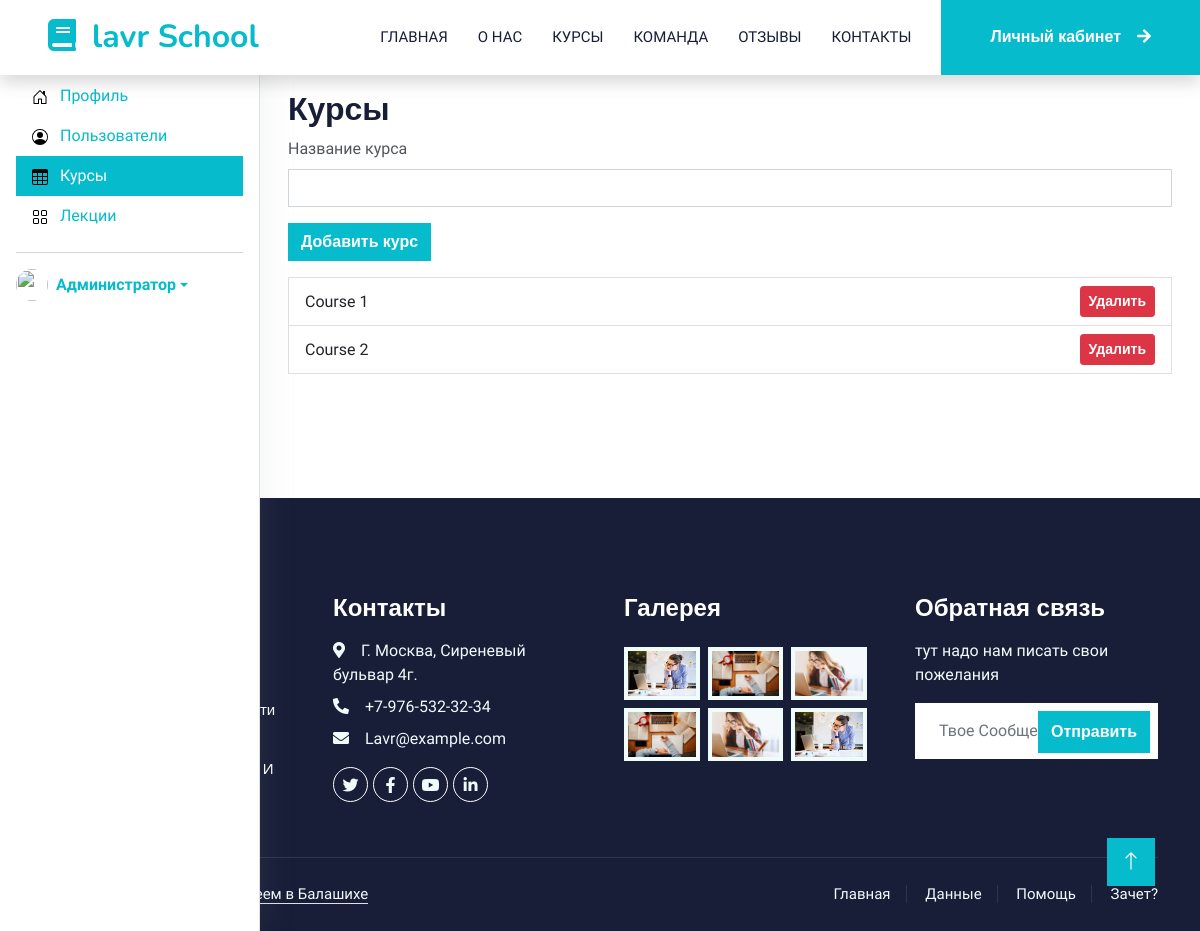
/client/?page=courses (signed in), run on an earlier commit of the app's database.
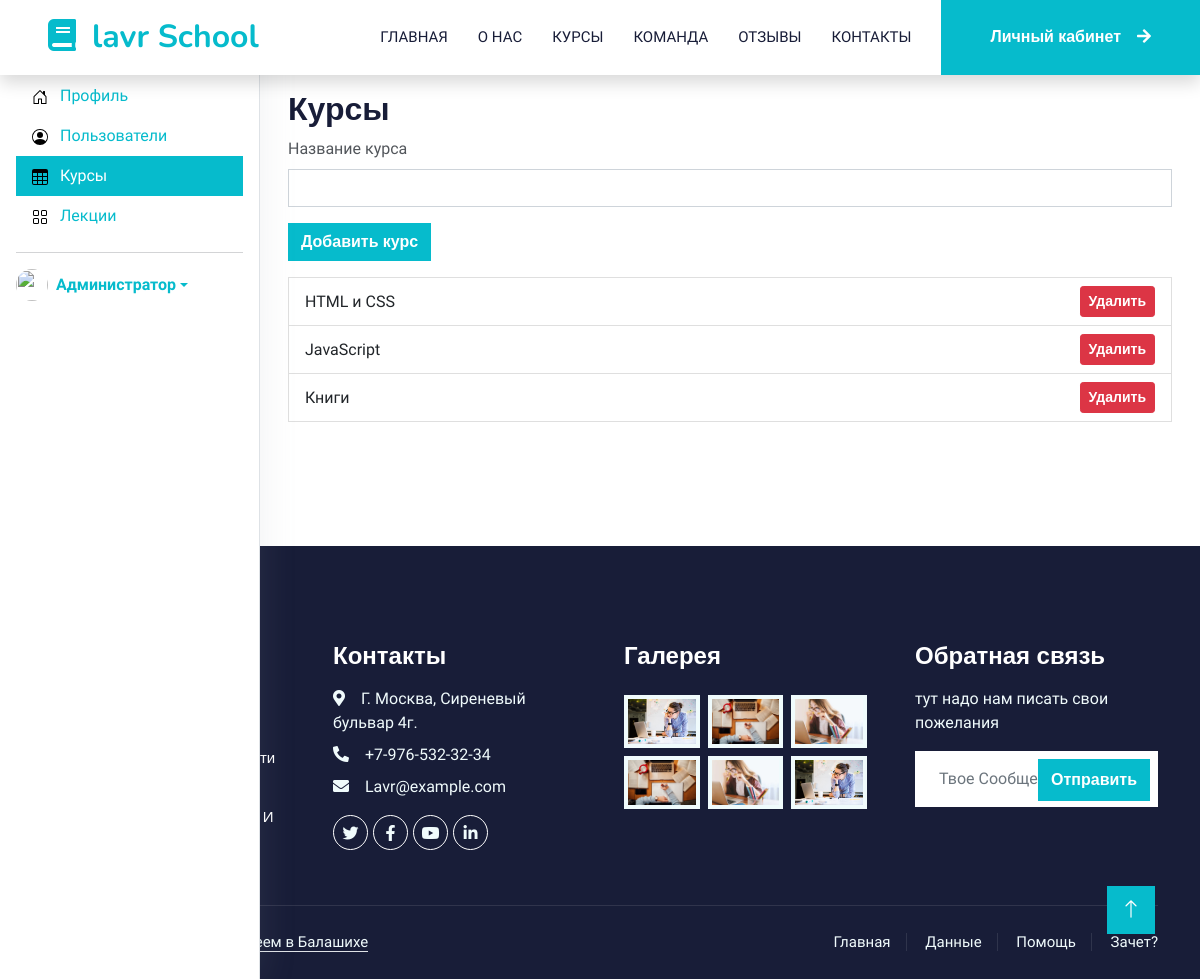
And on a later commit of the database.
### tables this page shows
CREATE TABLE IF NOT EXISTS courses (
	id INT AUTO_INCREMENT PRIMARY KEY,
	name VARCHAR(255) NOT NULL
);

### client/courses.php (the view, shortened to what this page needs)
<?php
require_once '../db.php';
$courses = $pdo->query('SELECT * FROM courses')->fetchAll();
?>
<h2>Курсы</h2>
<form id="addCourseForm" class="mb-3">
	<div class="mb-3">
		<label for="name" class="form-label">Название курса</label>
		<input type="text" class="form-control" id="name" name="name" required>
	</div>
	<button type="submit" class="btn btn-primary">Добавить курс</button>
</form>
<ul class="list-group" id="coursesList">
	<?php foreach ($courses as $course): ?>
		<li class="list-group-item d-flex justify-content-between align-items-center" data-id="<?php echo $course['id']; ?>">
			<?php echo htmlspecialchars($course['name']); ?>
			<button class="btn btn-danger btn-sm delete-course">Удалить</button>
		</li>
	<?php endforeach; ?>
</ul>

### header.php (shortened to what this page needs)
<?php
function isActive($url) {
    return $_SERVER['REQUEST_URI'] == $url ? 'active' : '';
}
?>
<!DOCTYPE html>
<html lang="ru">
<head>
    <link href="https://cdnjs.cloudflare.com/ajax/libs/font-awesome/5.10.0/css/all.min.css" rel="stylesheet">
    <link href="https://cdn.jsdelivr.net/npm/bootstrap-icons@1.4.1/font/bootstrap-icons.css" rel="stylesheet">
    <link href="/assets/lib/animate/animate.min.css" rel="stylesheet">
    <link href="/assets/lib/owlcarousel/assets/owl.carousel.min.css" rel="stylesheet">
    <link href="/assets/css/bootstrap.min.css" rel="stylesheet">
    <link href="/assets/css/style.css" rel="stylesheet">
</head>
<body>
    <nav class="navbar navbar-expand-lg bg-white navbar-light shadow sticky-top p-0">
        <a href="/" class="navbar-brand d-flex align-items-center px-4 px-lg-5">
            <h2 class="m-0 text-primary"><i class="fa fa-book me-3"></i>lavr School</h2>
        </a>
        <div class="collapse navbar-collapse" id="navbarCollapse">
            <div class="navbar-nav ms-auto p-4 p-lg-0">
                <a href="/" class="nav-item nav-link <?php echo isActive('/'); ?>">Главная</a>
                <a href="/about/" class="nav-item nav-link <?php echo isActive('/about/'); ?>">О нас</a>
                <a href="/courses/" class="nav-item nav-link <?php echo isActive('/courses/'); ?>">Курсы</a>
                <a href="/team/" class="nav-item nav-link <?php echo isActive('/team/'); ?>">Команда</a>
                <a href="/testimonial/" class="nav-item nav-link <?php echo isActive('/testimonial/'); ?>">Отзывы</a>
                <a href="/contact/" class="nav-item nav-link <?php echo isActive('/contact/'); ?>">Контакты</a>
            </div>
            <a href="/client/" class="btn btn-primary py-4 px-lg-5 d-none d-lg-block <?php echo isActive('/lk/'); ?>">Личный кабинет<i class="fa fa-arrow-right ms-3"></i></a>
        </div>
    </nav>
    <main>

### client/index.php (shortened to what this page needs)
<?php
include '../header.php';
if (!isset($_SESSION['user'])) : ?>
<div class="container-fluid bg-primary py-5 mb-5 page-header">
    <div class="container py-5">
        <div class="row justify-content-center">
            <div class="col-lg-10 text-center">
                <h1 class="display-3 text-white animated slideInDown">Личный кабинет</h1>
                <nav aria-label="breadcrumb">
                    <ol class="breadcrumb justify-content-center">
                        <li class="breadcrumb-item"><a class="text-white" href="/">Главная</a></li>
                        <li class="breadcrumb-item text-white active" aria-current="page">Личный кабинет</li>
                    </ol>
                </nav>
            </div>
        </div>
    </div>
</div>
<div class="container-xxl py-5">
    <div class="container">
        <div class="row g-4">
            <div class="col-md-6">
                <h3>Вход</h3>
                <form id="loginForm">
                    <div class="mb-3">
                        <label for="loginInput" class="form-label">Email или Логин</label>
                        <input type="text" class="form-control" id="loginInput" required>
                    </div>
                    <div class="mb-3">
                        <label for="loginPassword" class="form-label">Пароль</label>
                        <input type="password" class="form-control" id="loginPassword" required>
                    </div>
                    <button type="submit" class="btn btn-primary">Войти</button>
                    <div id="loginMessage" class="mt-3"></div>
                </form>
            </div>
            <div class="col-md-6">
                <h3>Регистрация</h3>
                <form id="registerForm">
                    <div class="mb-3">
                        <label for="registerName" class="form-label">Имя</label>
                        <input type="text" class="form-control" id="registerName" required>
                    </div>
                    <div class="mb-3">
                        <label for="registerEmail" class="form-label">Email</label>
                        <input type="email" class="form-control" id="registerEmail" required>
                    </div>
                    <div class="mb-3">
                        <label for="registerLogin" class="form-label">Логин</label>
                        <input type="text" class="form-control" id="registerLogin" required>
                    </div>
                    <div class="mb-3">
                        <label for="registerPassword" class="form-label">Пароль</label>
                        <input type="password" class="form-control" id="registerPassword" required>
                    </div>
                    <button type="submit" class="btn btn-primary">Зарегистрироваться</button>
                    <div id="registerMessage" class="mt-3"></div>
                </form>
            </div>
        </div>
    </div>
</div>
<? else :
    $user = $_SESSION['user'];
    include 'sidebar.php';
?>
<div class="content-page">
	<div class="content">
		<div class="container-fluid p-3">
        <?php
				$page = $_GET['page'] ?? 'profile';
				$admin_pages = ['users', 'courses'];
				if (in_array($page, $admin_pages) && $user['group'] != 1) {
					echo "У вас нет доступа к этой странице.";
				} else {
					include $page . '.php';
				}
			?>
		</div>
	</div>
</div>
<? endif; ?>
<?php include '../footer.php';?>

### client/sidebar.php (shortened to what this page needs)
<div class="leftside-menu menuitem-active">
	<div class="d-flex flex-column flex-shrink-0 p-3 bg-body-tertiary">
		<ul class="nav nav-pills flex-column mb-auto">
			<li class="nav-item">
				<a href="/client/" class="nav-link <?php echo isActive('/client/'); ?>" aria-current="page">
					<svg class="bi pe-none me-2" width="16" height="16"><use xlink:href="#home"></use></svg>
					Профиль
				</a>
			</li>
			<?php if ($user['group'] == 1):  ?>
				<li>
					<a href="/client/?page=users" class="nav-link <?php echo isActive('/client/?page=users'); ?>">
						<svg class="bi pe-none me-2" width="16" height="16"><use xlink:href="#people-circle"></use></svg>
						Пользователи
					</a>
				</li>
				<li>
					<a href="/client/?page=courses" class="nav-link <?php echo isActive('/client/?page=courses'); ?>">
						<svg class="bi pe-none me-2" width="16" height="16"><use xlink:href="#table"></use></svg>
						Курсы
					</a>
				</li>
			<?php endif; ?>
			<li>
				<a href="/client/?page=lessons" class="nav-link <?php echo isActive('/client/?page=lessons'); ?>">
					<svg class="bi pe-none me-2" width="16" height="16"><use xlink:href="#grid"></use></svg>
					Лекции
				</a>
			</li>
		</ul>
		<hr>
		<div class="dropdown">
			<a href="#" class="d-flex align-items-center link-body-emphasis text-decoration-none dropdown-toggle" data-bs-toggle="dropdown" aria-expanded="false">
				<img src="https://github.com/mdo.png" alt="" width="32" height="32" class="rounded-circle me-2">
				<strong class="text-wrap"><?php echo htmlspecialchars($user['name']); ?></strong>
			</a>
		</div>
	</div>
</div>

### footer.php (shortened to what this page needs)
    </main>
    <footer class="container-fluid bg-dark text-light footer pt-5 mt-5 wow fadeIn" data-wow-delay="0.1s">
        <div class="container py-5">
            <div class="row g-5">
                <div class="col-lg-3 col-md-6">
                    <h4 class="text-white mb-3">Быстрый Путь</h4>
                    <a class="btn btn-link" href="">О нас</a>
                    <a class="btn btn-link" href="">Связаться с нами</a>
                    <a class="btn btn-link" href="">Политика конфидециальности</a>
                    <a class="btn btn-link" href="">Правила и условия</a>
                    <a class="btn btn-link" href="">Часто задаваемые вопросы и поддержка</a>
                </div>
                <div class="col-lg-3 col-md-6">
                    <h4 class="text-white mb-3">Контакты</h4>
                    <p class="mb-2"><i class="fa fa-map-marker-alt me-3"></i>Г. Москва, Сиреневый бульвар 4г.</p>
                    <p class="mb-2"><i class="fa fa-phone-alt me-3"></i>+7-976-532-32-34</p>
                    <p class="mb-2"><i class="fa fa-envelope me-3"></i>Lavr@example.com</p>
                    <div class="d-flex pt-2">
                        <a class="btn btn-outline-light btn-social" href=""><i class="fab fa-twitter"></i></a>
                        <a class="btn btn-outline-light btn-social" href=""><i class="fab fa-facebook-f"></i></a>
                        <a class="btn btn-outline-light btn-social" href=""><i class="fab fa-youtube"></i></a>
                        <a class="btn btn-outline-light btn-social" href=""><i class="fab fa-linkedin-in"></i></a>
                    </div>
                </div>
                <div class="col-lg-3 col-md-6">
                    <h4 class="text-white mb-3">Галерея</h4>
                    <div class="row g-2 pt-2">
                        <div class="col-4">
                            <img class="img-fluid bg-light p-1" src="/assets/img/course-1.jpg" alt="">
                        </div>
                        <div class="col-4">
                            <img class="img-fluid bg-light p-1" src="/assets/img/course-2.jpg" alt="">
                        </div>
                        <div class="col-4">
                            <img class="img-fluid bg-light p-1" src="/assets/img/course-3.jpg" alt="">
                        </div>
                        <div class="col-4">
                            <img class="img-fluid bg-light p-1" src="/assets/img/course-2.jpg" alt="">
                        </div>
                        <div class="col-4">
                            <img class="img-fluid bg-light p-1" src="/assets/img/course-3.jpg" alt="">
                        </div>
                        <div class="col-4">
                            <img class="img-fluid bg-light p-1" src="/assets/img/course-1.jpg" alt="">
                        </div>
                    </div>
                </div>
                <div class="col-lg-3 col-md-6">
                    <h4 class="text-white mb-3">Обратная связь</h4>
                    <p>тут надо нам писать свои пожелания </p>
                    <div class="position-relative mx-auto" style="max-width: 400px;">
                        <input class="form-control border-0 w-100 py-3 ps-4 pe-5" type="text" placeholder="Твое Сообщение">
                        <button type="button" class="btn btn-primary py-2 position-absolute top-0 end-0 mt-2 me-2">Отправить</button>
                    </div>
                </div>
            </div>
        </div>
        <div class="container">
            <div class="copyright">
                <div class="row">
                    <div class="col-md-6 text-center text-md-start mb-3 mb-md-0">
                        &copy; <a class="border-bottom" href="#">Сделано Лавришиным Сергеем в Балашихе</a>
                    </div>
                    <div class="col-md-6 text-center text-md-end">
                        <div class="footer-menu">
                            <a href="">Главная</a>
                            <a href="">Данные</a>
                            <a href="">Помощь</a>
                            <a href="">Зачет?</a>
                        </div>
                    </div>
                </div>
            </div>
        </div>
    </footer>
    <a href="#" class="btn btn-lg btn-primary btn-lg-square back-to-top"><i class="bi bi-arrow-up"></i></a>
</body>
</html>

### assets/css/style.css (style rules this page uses)
:root { --primary: #06BBCC; --light: #F0FBFC; --dark: #181d38; }
.back-to-top { position: fixed; display: none; right: 45px; bottom: 45px; z-index: 99; }
.btn { font-family: 'Nunito', sans-serif; font-weight: 600; transition: .5s; }
.btn.btn-primary, .btn.btn-secondary { color: #FFFFFF; }
.btn-lg-square { width: 48px; height: 48px; }
.btn-square, .btn-sm-square, .btn-lg-square { padding: 0; display: flex; align-items: center; justify-content: center; font-weight: normal; border-radius: 0px; }
.navbar-light .navbar-nav .nav-link { margin-right: 30px; padding: 25px 0; color: #FFFFFF; font-size: 15px; text-transform: uppercase; outline: none; }
.navbar-light .navbar-brand, .navbar-light a.btn { height: 75px; }
.navbar-light .navbar-nav .nav-link { color: var(--dark); font-weight: 500; }
.navbar-light.sticky-top { top: -100px; transition: .5s; }
.footer .btn.btn-social { margin-right: 5px; width: 35px; height: 35px; display: flex; align-items: center; justify-content: center; color: var(--light); font-weight: normal; border: 1px solid #FFFFFF; border-radius: 35px; transition: .3s; }
.footer .btn.btn-link { display: block; margin-bottom: 5px; padding: 0; text-align: left; color: #FFFFFF; font-size: 15px; font-weight: normal; text-transform: capitalize; transition: .3s; }
.footer .btn.btn-link::before { position: relative; content: "\f105"; font-family: "Font Awesome 5 Free"; font-weight: 900; margin-right: 10px; }
.footer .copyright { padding: 25px 0; font-size: 15px; border-top: 1px solid rgba(256, 256, 256, .1); }
.footer .copyright a { color: var(--light); }
.footer .footer-menu a { margin-right: 15px; padding-right: 15px; border-right: 1px solid rgba(255, 255, 255, .1); }
.footer .footer-menu a:last-child { margin-right: 0; padding-right: 0; border-right: none; }
.leftside-menu { z-index: 1000; bottom: 0; top: 0; position: fixed; width: 260px; min-width: 260px; padding-bottom: calc(60px + 0.75rem); padding-top: 60px; background: white; box-shadow: 0px 0px 35px 0px rgba(154, 161, 171, 0.15); border-right: 1px solid #dee2e6; transition: all .25s ease-in-out; }
.content-page { position: relative; margin-left: 260px; min-height: calc(100vh - 555px); padding: 0 0.75rem 60px; transition: all .25s ease-in-out; }

What changed in the data, as far as the page shows it:
changed courses: name "Course 1" → "HTML и CSS"
changed courses: name "Course 2" → "JavaScript"
added courses: name "Книги"
